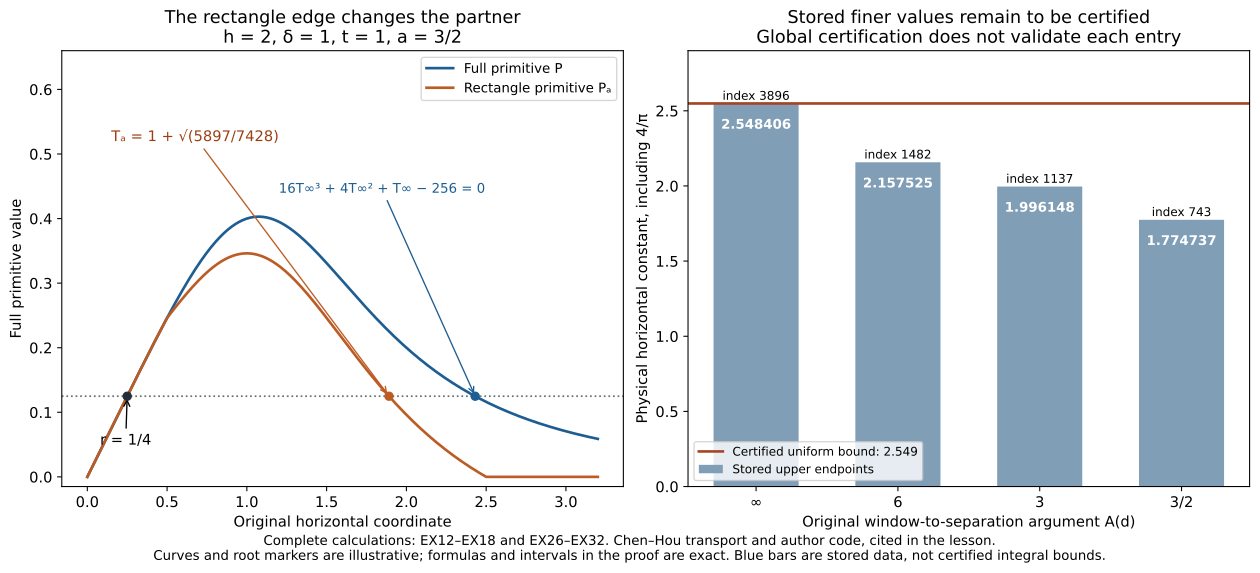

Recreate this plot in Python.
"""Original primitive partners and exact stored cutoff observations."""
from pathlib import Path
from fractions import Fraction
import json
import matplotlib
matplotlib.use('Agg')
import matplotlib.pyplot as plt
import numpy as np
R=Path(__file__).resolve().parent
datafile=R.parent/'state/CHEN_HOU_CUTOFF_LOOKUP_DATA.json'
if not datafile.exists():datafile=R/'CHEN_HOU_CUTOFF_LOOKUP_DATA.json'
data=json.loads(datafile.read_text(encoding='utf-8'))
plt.rcParams.update({'font.size':11,'font.family':'DejaVu Sans'})
fig,axs=plt.subplots(1,2,figsize=(13,5.5),layout='constrained')
r=np.linspace(0,3.2,1600)
P=lambda r:2*r/(((r-1)**2+1)*((r+1)**2+1))
Pa=np.where(r<=.5,P(r),np.where(r<=2.5,.5*(1/((r-1)**2+1)-4/13),0))
Ta=1+np.sqrt(5897/7428)
roots=np.roots([16,4,1,-256]);Tinf=float(next(v.real for v in roots if abs(v.imag)<1e-10 and v.real>0))
level=128/1025;ax=axs[0]
ax.plot(r,P(r),label='Full primitive P',color='#1d5d91',lw=2)
ax.plot(r,Pa,label='Rectangle primitive Pₐ',color='#bc5c25',lw=2)
ax.axhline(level,color='#657177',ls=':',lw=1.3)
ax.scatter([.25,Ta,Tinf],[level]*3,color=['#242e39','#bc5c25','#1d5d91'],zorder=4)
ax.annotate('r = 1/4',xy=(.25,level),xytext=(.08,.05),arrowprops={'arrowstyle':'->'})
ax.annotate('Tₐ = 1 + √(5897/7428)',xy=(Ta,level),xytext=(.15,.52),arrowprops={'arrowstyle':'->','color':'#bc5c25'},color='#9c4014')
ax.annotate('16T∞³ + 4T∞² + T∞ − 256 = 0',xy=(Tinf,level),xytext=(1.2,.44),arrowprops={'arrowstyle':'->','color':'#1d5d91'},color='#1d5d91',fontsize=10)
ax.set(xlabel='Original horizontal coordinate',ylabel='Full primitive value',ylim=(-.015,.66),title='The rectangle edge changes the partner\nh = 2, δ = 1, t = 1, a = 3/2')
ax.legend(loc='upper right',fontsize=10)
ax=axs[1];xs=np.arange(4)
ys=[float(Fraction(row['stored_upper'])) for row in data['rows']]
ax.bar(xs,ys,color='#819eb7',width=.6,label='Stored upper endpoints')
ax.axhline(2.549,color='#a44423',lw=2,label='Certified uniform bound: 2.549')
for n,(y,row) in enumerate(zip(ys,data['rows'])):
 ax.text(n,y-.1,f'{y:.6f}',ha='center',va='top',color='white',fontweight='bold',fontsize=10)
 ax.text(n,y+.025,'index '+str(row['matlab_index']),ha='center',fontsize=9)
ax.set_xticks(xs,['∞','6','3','3/2'])
ax.set(xlabel='Original window-to-separation argument A(d)',ylabel='Physical horizontal constant, including 4/π',ylim=(0,2.9),title='Stored finer values remain to be certified\nGlobal certification does not validate each entry')
ax.legend(loc='lower left',fontsize=9)
fig.supxlabel('Complete calculations: EX12–EX18 and EX26–EX32. Chen–Hou transport and author code, cited in the lesson.\nCurves and root markers are illustrative; formulas and intervals in the proof are exact. Blue bars are stored data, not certified integral bounds.',fontsize=10,y=-.055)
for ext in ['png','svg']:fig.savefig(R/('chen-hou-partners-and-cutoff-values.'+ext),dpi=170,bbox_inches='tight')
(R/'chen-hou-partners-and-cutoff-samples.json').write_text(json.dumps({'localized_partner':Ta,'sampled_global_partner':Tinf,'stored_upper_values':ys,'uniform_certified_upper':'2549/1000','display_only':True},indent=2)+'\n',encoding='utf-8')
print(json.dumps({'localized_partner':Ta,'sampled_global_partner':Tinf,'stored_values':ys}))
